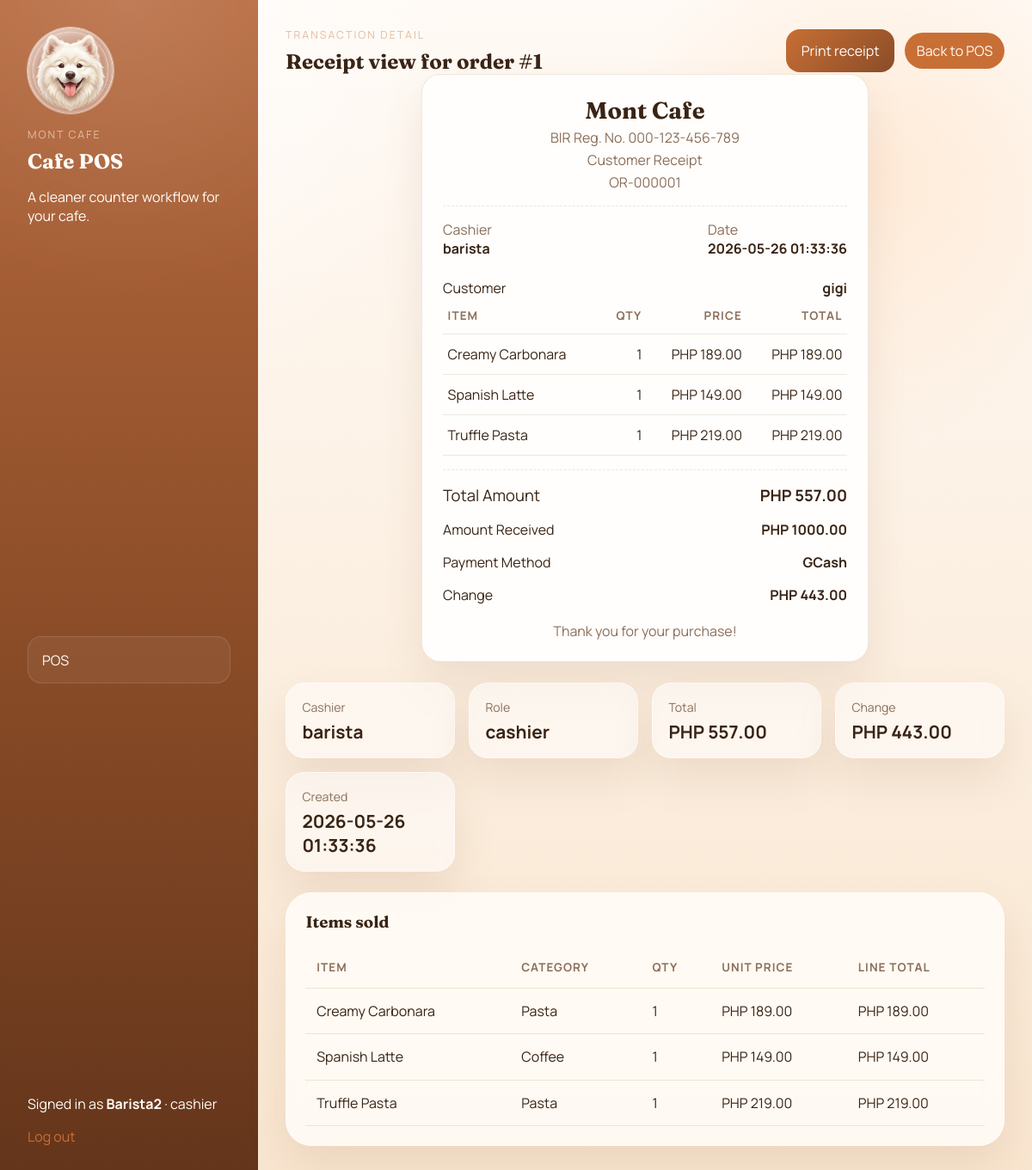
/pos/transactions/1 (signed in), run on the app's committed database.
### tables this page shows
CREATE TABLE login (
                id INTEGER PRIMARY KEY AUTOINCREMENT,
                username TEXT NOT NULL UNIQUE,
                pin_hash TEXT NOT NULL,
                role TEXT NOT NULL DEFAULT 'cashier',
                created_at TEXT NOT NULL DEFAULT CURRENT_TIMESTAMP
            , active INTEGER NOT NULL DEFAULT 1);

CREATE TABLE transactions (
                id INTEGER PRIMARY KEY AUTOINCREMENT,
                user_id INTEGER NOT NULL,
                total_amount REAL NOT NULL,
                created_at TEXT NOT NULL DEFAULT CURRENT_TIMESTAMP, amount_received REAL NOT NULL DEFAULT 0, change_amount REAL NOT NULL DEFAULT 0, payment_method TEXT NOT NULL DEFAULT 'Cash', customer_name TEXT NOT NULL DEFAULT '', receipt_number TEXT NOT NULL DEFAULT '', voided INTEGER NOT NULL DEFAULT 0, void_reason TEXT NOT NULL DEFAULT '',
                FOREIGN KEY (user_id) REFERENCES login(id)
            );

CREATE TABLE transaction_items (
                id INTEGER PRIMARY KEY AUTOINCREMENT,
                transaction_id INTEGER NOT NULL,
                product_id INTEGER NOT NULL,
                quantity INTEGER NOT NULL,
                price_at_sale REAL NOT NULL,
                FOREIGN KEY (transaction_id) REFERENCES transactions (id),
                FOREIGN KEY (product_id) REFERENCES product (id)
            );

CREATE TABLE product (
                id INTEGER PRIMARY KEY AUTOINCREMENT,
                category_id INTEGER NOT NULL,
                name TEXT NOT NULL,
                price REAL NOT NULL,
                stock INTEGER NOT NULL DEFAULT 0,
                low_stock_threshold INTEGER NOT NULL DEFAULT 5,
                created_at TEXT NOT NULL DEFAULT CURRENT_TIMESTAMP,
                FOREIGN KEY (category_id) REFERENCES categories (id)
            );

CREATE TABLE categories (
                id INTEGER PRIMARY KEY AUTOINCREMENT,
                category TEXT NOT NULL UNIQUE
            );

### routes/pos.py (the view)
@pos_bp.route("/transactions/<int:transaction_id>")
@login_required
def transaction_detail(transaction_id: int):
    transaction, items = fetch_transaction_detail(current_app.config["DATABASE"], transaction_id)
    if transaction is None:
        flash("Transaction not found.", "error")
        return redirect(_pos_return_url())
    return render_template(
        "transaction_detail.html",
        transaction=transaction,
        items=items,
        shop_name=current_app.config["SHOP_NAME"],
        bir_registration=current_app.config["SHOP_BIR_REGISTRATION"],
        return_to_pos=_pos_return_url(),
    )

### models.py (called while the page is built)
def get_connection(database_path: str) -> sqlite3.Connection:
    connection = sqlite3.connect(database_path)
    connection.row_factory = sqlite3.Row
    return connection

### routes/auth.py (called while the page is built)
def login_required(view):
    @wraps(view)
    def wrapped_view(*args, **kwargs):
        if "user" not in session:
            return redirect(url_for("auth.login"))
        return view(*args, **kwargs)
    return wrapped_view

### routes/pos.py (called while the page is built)
def _pos_return_url() -> str:
    return session.get("last_pos_url", url_for("pos.dashboard"))

### templates/transaction_detail.html (shortened to what this page needs)
{% extends "base.html" %}
{% block content %}
<section class="page-header">
    <div>
        <p class="eyebrow">Transaction Detail</p>
        <h2>Receipt view for order #{{ transaction["id"] }}</h2>
    </div>
    <div class="receipt-actions">
        <button type="button" onclick="window.print()">Print receipt</button>
        <a class="chip active" href="{{ return_to_pos }}">Back to POS</a>
    </div>
</section>
<section class="receipt-paper">
    <div class="receipt-header">
        <h3>{{ shop_name }}</h3>
        <p>{{ bir_registration }}</p>
        <p>Customer Receipt</p>
        <p>{{ transaction["receipt_number"] or ("OR-%06d"|format(transaction["id"])) }}</p>
    </div>
    <div class="receipt-meta">
        <div>
            <span>Cashier</span>
            <strong>{{ transaction["username"] }}</strong>
        </div>
        <div>
            <span>Date</span>
            <strong>{{ transaction["created_at"] }}</strong>
        </div>
    </div>
    {% if transaction["customer_name"] %}
    <div class="receipt-payment-line">
        <span>Customer</span>
        <strong>{{ transaction["customer_name"] }}</strong>
    </div>
    {% endif %}
    <table class="receipt-table">
        <thead>
            <tr>
                <th>Item</th>
                <th>Qty</th>
                <th>Price</th>
                <th>Total</th>
            </tr>
        </thead>
        <tbody>
            {% for item in items %}
            <tr>
                <td>{{ item["name"] }}</td>
                <td>{{ item["quantity"] }}</td>
                <td>PHP {{ '%.2f'|format(item["price_at_sale"]) }}</td>
                <td>PHP {{ '%.2f'|format(item["line_total"]) }}</td>
            </tr>
            {% endfor %}
        </tbody>
    </table>
    <div class="receipt-total">
        <span>Total Amount</span>
        <strong>PHP {{ '%.2f'|format(transaction["total_amount"]) }}</strong>
    </div>
    <div class="receipt-payment-line">
        <span>Amount Received</span>
        <strong>PHP {{ '%.2f'|format(transaction["amount_received"]) }}</strong>
    </div>
    <div class="receipt-payment-line">
        <span>Payment Method</span>
        <strong>{{ transaction["payment_method"] }}</strong>
    </div>
    <div class="receipt-payment-line">
        <span>Change</span>
        <strong>PHP {{ '%.2f'|format(transaction["change_amount"]) }}</strong>
    </div>
    <p class="receipt-thanks">Thank you for your purchase!</p>
</section>
<section class="stats-grid screen-only">
    <article class="stat-card">
        <span>Cashier</span>
        <strong>{{ transaction["username"] }}</strong>
    </article>
    <article class="stat-card">
        <span>Role</span>
        <strong>{{ transaction["role"] }}</strong>
    </article>
    <article class="stat-card">
        <span>Total</span>
        <strong>PHP {{ '%.2f'|format(transaction["total_amount"]) }}</strong>
    </article>
    <article class="stat-card">
        <span>Change</span>
        <strong>PHP {{ '%.2f'|format(transaction["change_amount"]) }}</strong>
    </article>
    <article class="stat-card">
        <span>Created</span>
        <strong>{{ transaction["created_at"] }}</strong>
    </article>
</section>
<section class="panel screen-only">
    <div class="panel-heading">
        <h3>Items sold</h3>
    </div>
    <div class="table-wrap">
        <table>
            <thead>
                <tr>
                    <th>Item</th>
                    <th>Category</th>
                    <th>Qty</th>
                    <th>Unit price</th>
                    <th>Line total</th>
                </tr>
            </thead>
            <tbody>
                {% for item in items %}
                <tr>
                    <td>{{ item["name"] }}</td>
                    <td>{{ item["category"] }}</td>
                    <td>{{ item["quantity"] }}</td>
                    <td>PHP {{ '%.2f'|format(item["price_at_sale"]) }}</td>
                    <td>PHP {{ '%.2f'|format(item["line_total"]) }}</td>
                </tr>
                {% endfor %}
            </tbody>
        </table>
    </div>
</section>
{% endblock %}

### templates/base.html (shortened to what this page needs)
<!DOCTYPE html>
<html lang="en">
<head>
    <link rel="stylesheet" href="{{ url_for('static', filename='css/styles.css') }}">
</head>
<body class="{% if not session.get('user') %}auth-page{% endif %}">
    <div class="page-shell">
        {% if session.get("user") %}
        <aside class="sidebar">
            <div>
                <div class="samoyed-badge">
                    <img class="samoyed-logo" src="{{ url_for('static', filename='image/samoyed-logo.png') }}" alt="Samoyed logo" />
                </div>
                <p class="eyebrow">Mont Cafe</p>
                <h1>Cafe POS</h1>
                <p class="sidebar-copy">A cleaner counter workflow for your cafe.</p>
            </div>
            <nav class="nav-links">
                <a href="{{ url_for('pos.dashboard') }}" class="{% if request.endpoint == 'pos.dashboard' %}active{% endif %}">POS</a>
            </nav>
            <div class="sidebar-footer">
                <p>Signed in as <strong>{{ session["user"]["display_name"] }}</strong> · {{ session["user"]["role"] }}</p>
                <a class="text-link" href="{{ url_for('auth.logout') }}">Log out</a>
            </div>
        </aside>
        {% endif %}
        <main class="main-content {% if not session.get('user') %}full-width{% endif %}">
            {% block content %}{% endblock %}
        </main>
    </div>
</body>
</html>

### data on the page
login: user.role "cashier"
transactions: total_amount "557.00", amount_received "1000.00", change_amount "443.00"
transaction_items: name "Creamy Carbonara", quantity "1", price_at_sale "189.00", line_total "189.00", category "Pasta"
transaction_items: name "Spanish Latte", quantity "1", price_at_sale "149.00", line_total "149.00", category "Coffee"
transaction_items: name "Truffle Pasta", quantity "1", price_at_sale "219.00", line_total "219.00", category "Pasta"

### other printed values
{{ session["user"]["display_name"] }} "Barista2"
{{ shop_name }} "Mont Cafe"
{{ bir_registration }} "BIR Reg. No. 000-123-456-789"
